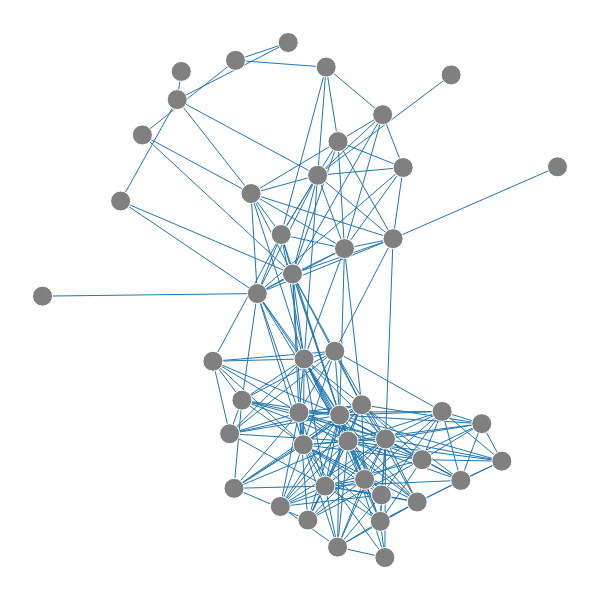

Source (notebook cell):
### Code cell
plot_comm(comm_top_graph)

### Figure 1 — Plotly figure (JSON) as saved in the notebook; plotly's stock layout.template omitted (floating-point values rounded to 4 significant figures; data arrays with more than 128 entries replaced by an {"elided": "..."} marker saying what was removed)
{"data": [{"hoverinfo": "none", "line": {"width": 1}, "mode": "lines", "name": "", "type": "scatter", "x": {"elided": "726 float values"}, "y": {"elided": "726 float values"}}, {"hoverinfo": "text", "marker": {"color": ["grey", "grey", "grey", "grey", "grey", "grey", "grey", "grey", "grey", "grey", "grey", "grey", "grey", "grey", "grey", "grey", "grey", "grey", "grey", "grey", "grey", "grey", "grey", "grey", "grey", "grey", "grey", "grey", "grey", "grey", "grey", "grey", "grey", "grey", "grey", "grey", "grey", "grey", "grey", "grey", "grey", "grey", "grey", "grey", "grey", "grey"], "opacity": [1, 1, 1, 1, 1, 1, 1, 1, 1, 1, 1, 1, 1, 1, 1, 1, 1, 1, 1, 1, 1, 1, 1, 1, 1, 1, 1, 1, 1, 1, 1, 1, 1, 1, 1, 1, 1, 1, 1, 1, 1, 1, 1, 1, 1, 1], "size": [20, 20, 20, 20, 20, 20, 20, 20, 20, 20, 20, 20, 20, 20, 20, 20, 20, 20, 20, 20, 20, 20, 20, 20, 20, 20, 20, 20, 20, 20, 20, 20, 20, 20, 20, 20, 20, 20, 20, 20, 20, 20, 20, 20, 20, 20]}, "mode": "markers", "name": "", "text": ["chr3:156450000-156475000", "chr3:156650000-156675000", "chr3:156700000-156725000", "chr3:155700000-155725000", "chr3:156600000-156625000", "chr3:155825000-155850000", "chr3:156050000-156075000", "chr3:156800000-156825000", "chr3:156350000-156375000", "chr3:156425000-156450000", "chr3:155850000-155875000", "chr3:155725000-155750000", "chr3:155950000-155975000", "chr3:156875000-156900000", "chr3:155775000-155800000", "chr3:156850000-156875000", "chr3:156200000-156225000", "chr3:156025000-156050000", "chr3:155875000-155900000", "chr3:156225000-156250000", "chr3:156300000-156325000", "chr3:155900000-155925000", "chr3:156525000-156550000", "chr3:156475000-156500000", "chr3:156575000-156600000", "chr3:156775000-156800000", "chr3:155750000-155775000", "chr3:155800000-155825000", "chr3:156150000-156175000", "chr3:156175000-156200000", "chr3:156250000-156275000", "chr3:156550000-156575000", "chr3:156675000-156700000", "chr3:156625000-156650000", "chr3:156500000-156525000", "chr3:156100000-156125000", "chr3:156075000-156100000", "chr3:156400000-156425000", "chr3:156375000-156400000", "chr3:156325000-156350000", "chr3:156825000-156850000", "chr3:156000000-156025000", "chr3:156125000-156150000", "chr3:156750000-156775000", "chr3:156725000-156750000", "chr3:156275000-156300000"], "type": "scatter", "x": [0.5958, 0.8125, 0.7737, 0.1445, 0.6931, 0.1848, 0.6292, 0.5497, 0.3689, 0.44, 0.3857, 0.2492, 0.7559, 0.3542, 0.4545, 0.5903, 0.4625, 0.5248, 0.509, 0.3974, 0.3462, 0.9527, 0.5227, 0.627, 0.6333, 0.5652, 0.2567, 0.357, 0.5586, 0.4416, 0.484, 0.6249, 0.7022, 0.8497, 0.5458, 0.6485, 0.6672, 0.4824, 0.4744, 0.3152, 0.491, 0, 0.5466, 0.6346, 0.7393, 0.5407], "y": [0.1516, 0.2598, 0.1497, 0.6922, 0.1077, 0.8205, 0.8598, 0.2765, 0.3055, 0.0991, 0.7067, 0.8892, 0.937, 0.1344, 1, 0.2965, 0.5505, 0.9523, 0.7422, 0.5125, 0.2403, 0.7585, 0.1387, 0.1214, 0, 0.2261, 0.9438, 0.9653, 0.5999, 0.6271, 0.3856, 0.0702, 0.1899, 0.1871, 0.02015, 0.6191, 0.7572, 0.2189, 0.2816, 0.3811, 0.07264, 0.5075, 0.8076, 0.2302, 0.2837, 0.4005]}], "layout": {"height": 600, "hovermode": "closest", "margin": {"b": 0, "l": 0, "r": 0, "t": 0}, "scene": {"xaxis": {"showbackground": false, "showgrid": false, "showline": false, "showticklabels": false, "title": "", "zeroline": false}, "yaxis": {"showbackground": false, "showgrid": false, "showline": false, "showticklabels": false, "title": "", "zeroline": false}, "zaxis": {"showbackground": false, "showgrid": false, "showline": false, "showticklabels": false, "title": "", "zeroline": false}}, "showlegend": false, "width": 600, "xaxis": {"showbackground": false, "showgrid": false, "showline": false, "showticklabels": false, "title": "", "zeroline": false}, "yaxis": {"showbackground": false, "showgrid": false, "showline": false, "showticklabels": false, "title": "", "zeroline": false}}}
